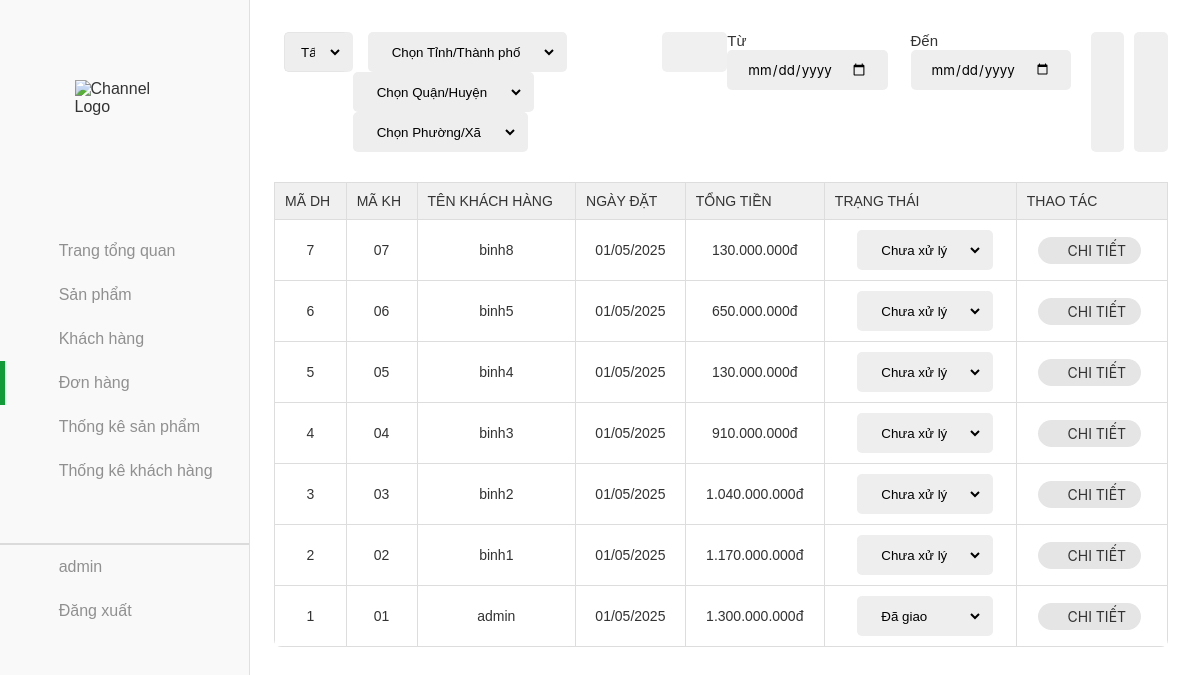
The app's page /donhang/donhang.php (signed in) with its own data.
### tables this page shows
CREATE TABLE `orders` (
  `id` int(11) NOT NULL,
  `customer_id` int(11) NOT NULL,
  `total` varchar(255) DEFAULT NULL,
  `note` text DEFAULT NULL,
  `payment_method` varchar(50) DEFAULT NULL,
  `delivery_type` varchar(50) DEFAULT NULL,
  `created_at` datetime NOT NULL DEFAULT current_timestamp(),
  `status` enum('chuaxuly','daxuly','dahuy','dagiao') NOT NULL DEFAULT 'chuaxuly',
  `recipient_name` varchar(255) NOT NULL,
  `recipient_phone` varchar(20) NOT NULL,
  `address` varchar(255) NOT NULL,
  `city_code` varchar(10) DEFAULT NULL,
  `city_name` varchar(100) DEFAULT NULL,
  `district_code` varchar(10) DEFAULT NULL,
  `district_name` varchar(100) DEFAULT NULL,
  `ward_code` varchar(10) DEFAULT NULL,
  `ward_name` varchar(100) DEFAULT NULL,
  `street_address` varchar(255) DEFAULT NULL
);

CREATE TABLE `customer` (
  `id` int(20) NOT NULL,
  `name` varchar(20) NOT NULL,
  `contact` varchar(11) NOT NULL,
  `joindate` datetime NOT NULL,
  `status` int(255) NOT NULL,
  `password` varchar(255) NOT NULL,
  `email` varchar(255) NOT NULL,
  `address` varchar(255) NOT NULL,
  `role` varchar(255) NOT NULL,
  `city_code` varchar(10) DEFAULT NULL,
  `city_name` varchar(100) DEFAULT NULL,
  `district_code` varchar(10) DEFAULT NULL,
  `district_name` varchar(100) DEFAULT NULL,
  `ward_code` varchar(10) DEFAULT NULL,
  `ward_name` varchar(100) DEFAULT NULL,
  `street_address` varchar(255) DEFAULT NULL
);

### donhang/donhang.php (the view, shortened to what this page needs)
<?php
include('../database.php');
$sql = "SELECT orders.*, customer.name AS customer_name, customer.city_code, customer.city_name, customer.district_code, customer.district_name, customer.ward_code, customer.ward_name
        FROM orders
        INNER JOIN customer ON orders.customer_id = customer.id
        WHERE 1=1";
$sql .= " ORDER BY orders.created_at DESC";
$stmt = $conn->prepare($sql);
$stmt->execute();
$result = $stmt->get_result();
$orders = [];
if ($result->num_rows > 0) {
    while ($row = $result->fetch_assoc()) {
        $orderId = $row['id'];
        $sql_details = "SELECT order_details.*, products.tensp, products.hinhanh
                        FROM order_details
                        INNER JOIN products ON order_details.product_id = products.id
                        WHERE order_details.order_id = $orderId";
        $details_result = $conn->query($sql_details);
        $details = [];
        while ($detail = $details_result->fetch_assoc()) {
            $details[] = $detail;
        }
        $row['details'] = $details;
        $orders[] = $row;
    }
}
?>
<!DOCTYPE html>
<html lang="en">
<head>
    <link rel="stylesheet" href="../assets/css/admin.css">
    <link href="../assets/font/font-awesome-pro-v6-6.2.0/css/all.min.css" rel="stylesheet" />
</head>
<body>
    <div class="container">
        <aside class="sidebar open">
            <div class="top-sidebar">
                <a href="#" class="channel-logo"><img src="../image/logo.png" alt="Channel Logo"></a>
                <div class="hidden-sidebar your-channel"><img src=""
                </div>
            </div>
            <div class="middle-sidebar">
                <ul class="sidebar-list">
                    <li class="sidebar-list-item tab-content ">
                        <a href="../admin.php" class="sidebar-link">
                            <div class="sidebar-icon"><i class="fa-light fa-house"></i></div>
                            <div class="hidden-sidebar">Trang tổng quan</div>
                        </a>
                    </li>
                    <li class="sidebar-list-item tab-content">
                        <a href="../sanpham/sanpham.php" class="sidebar-link">
                            <div class="sidebar-icon"><i class="fa-thin fa-motorcycle"></i></div>
                            <div class="hidden-sidebar">Sản phẩm</div>
                        </a>
                    </li>
                    <li class="sidebar-list-item tab-content ">
                        <a href="../khachhang/khachhang.php" class="sidebar-link">
                            <div class="sidebar-icon"><i class="fa-light fa-users"></i></div>
                            <div class="hidden-sidebar">Khách hàng</div>
                        </a>
                    </li>
                    <li class="sidebar-list-item tab-content active">
                        <a href="../donhang/donhang.php" class="sidebar-link">
                            <div class="sidebar-icon"><i class="fa-light fa-basket-shopping"></i></div>
                            <div class="hidden-sidebar">Đơn hàng</div>
                        </a>
                    </li>
                    <li class="sidebar-list-item tab-content">
                        <a href="../thongkesp/thongke.php" class="sidebar-link">
                            <div class="sidebar-icon"><i class="fa-light fa-chart-simple"></i></div>
                            <div class="hidden-sidebar">Thống kê sản phẩm</div>
                        </a>
                    </li>
                    <li class="sidebar-list-item tab-content">
                        <a href="../thongkekh/thongkekh.php" class="sidebar-link">
                            <div class="sidebar-icon"><i class="fa-light fa-chart-simple"></i></div>
                            <div class="hidden-sidebar">Thống kê khách hàng</div>
                        </a>
                    </li>
                    <li class="sidebar-list-item user-logout" style="border-top: 2px solid rgba(0,0,0,0.12);">
                        <a href="#" class="sidebar-link">
                            <div class="sidebar-icon"><i class="fa-light fa-circle-user"></i></div>
                            <div class="hidden-sidebar" id="name-acc">
                                <?php echo $_SESSION['username']; ?>
                            </div>
                        </a>
                    </li>
                    <li class="sidebar-list-item user-logout">
                        <a class="sidebar-link" style="cursor:pointer">
                            <div class="sidebar-icon"><i class="fa-light fa-arrow-right-from-bracket"></i></div>
                            <div class="hidden-sidebar" id="logoutacc">Đăng xuất</div>
                        </a>
                    </li>
                </ul>
            </div>
        </aside>
        <main class="content">
            <div class="section">
                <div class="admin-control">
                    <form method="GET" action="" class="admin-control-wrapper" style="width: 100%;display: flex;justify-content: space-between;">
                        <div class="admin-control-left">
                            <select name="status" class="form-control" onchange="this.form.submit()">
                                <option value="4" <?php echo (isset($_GET['status']) && $_GET['status'] == '4') ? 'selected' : ''; ?>>Tất cả</option>
                            </select>
                        </div>
                        <div class="admin-control-location">
                            <select name="city" id="city"  onchange="loadDistricts(this.value)" style="margin-left:25px;">
                                <option value="">Chọn Tỉnh/Thành phố</option>
                            </select>
                            <select name="district" id="district"  onchange="loadWards(this.value)">
                                <option value="">Chọn Quận/Huyện</option>
                            </select>
                            <select name="ward" id="ward" >
                                <option value="">Chọn Phường/Xã</option>
                            </select>
                        </div>
                        <div class="admin-control-center">
                            <div class="form-search">
                                <span class="search-btn"><i class="fa-light fa-magnifying-glass"></i></span>
                                <input type="text" name="search" class="form-search-input"
                                    value="<?php echo isset($_GET['search']) ? htmlspecialchars($_GET['search']) : ''; ?>"
                                    placeholder="Tìm kiếm mã đơn, mã khách hàng, tên khách hàng...">
                            </div>
                        </div>
                        <div class="admin-control-right">
                            <div class="fillter-date">
                                <div>
                                    <label for="time-start">Từ</label>
                                    <input type="date" name="start_date" class="form-control-date"
                                        value="<?php echo isset($_GET['start_date']) && $_GET['start_date'] !== '0' ? $_GET['start_date'] : ''; ?>">
                                </div>
                                <div>
                                    <label for="time-end">Đến</label>
                                    <input type="date" name="end_date" class="form-control-date"
                                        value="<?php echo isset($_GET['end_date']) && $_GET['end_date'] !== '0' ? $_GET['end_date'] : ''; ?>">
                                </div>
                                <button type="submit" class="btn-reset-order"><i class="fa-light fa-filter"></i></button>
                                <button id="resetButton" class="btn-reset-order"><i class="fa-light fa-arrow-rotate-right"></i></button>
                            </div>
                        </div>
                    </form>
                </div>
                <div class="table">
                    <table width="100%">
                        <thead>
                            <tr>
                                <td>Mã DH</td>
                                <td>Mã KH</td>
                                <td>Tên khách hàng</td>
                                <td>Ngày đặt</td>
                                <td>Tổng tiền</td>
                                <td>Trạng thái</td>
                                <td>Thao tác</td>
                            </tr>
                        </thead>
                        <tbody id="showOrder">
                            <?php if (count($orders) > 0): ?>
                                <?php foreach ($orders as $order): ?>
                                    <tr>
                                        <td><?php echo $order['id']; ?></td>
                                        <td><?php echo str_pad($order['customer_id'], 2, '0', STR_PAD_LEFT); ?></td>
                                        <td><?php echo htmlspecialchars($order['customer_name']); ?></td>
                                        <td><?php echo date('d/m/Y', strtotime($order['created_at'])); ?></td>
                                        <td><?php echo number_format($order['total'], 0, ',', '.') . 'đ'; ?></td>
                                        <td>
                                            <form method="POST" action="" class="status-form">
                                                <select name="new_status" onchange="this.form.submit()">
                                                    <option value="chuaxuly" <?php echo $order['status'] == 'chuaxuly' ? 'selected' : ''; ?>>Chưa xử lý</option>
                                                    <option value="dagiao" <?php echo $order['status'] == 'dagiao' ? 'selected' : ''; ?>>Đã giao</option>
                                                </select>
                                            </form>
                                        </td>
                                        <td class="control">
                                            <form method="GET" action="" style="display: inline;">
                                                <button type="submit" class="btn-detail">
                                                    <i class="fa-regular fa-eye"></i> Chi tiết
                                                </button>
                                            </form>
                                        </td>
                                    </tr>
                                <?php endforeach; ?>
                            <?php else: ?>
                                <tr>
                                    <td colspan="7" class="no-products">Không có đơn hàng nào!</td>
                                </tr>
                            <?php endif; ?>
                        </tbody>
                    </table>
                </div>
            </div>
        </main>
    </div>
</body>
</html>

### records on screen
orders: id "7", customer "07", customer.name "binh8", created_at "01/05/2025", total "130.000.000", new_status "Chưa xử lý"
orders: id "6", customer "06", customer.name "binh5", created_at "01/05/2025", total "650.000.000", new_status "Chưa xử lý"
orders: id "5", customer "05", customer.name "binh4", created_at "01/05/2025", total "130.000.000", new_status "Chưa xử lý"
orders: id "4", customer "04", customer.name "binh3", created_at "01/05/2025", total "910.000.000", new_status "Chưa xử lý"
orders: id "3", customer "03", customer.name "binh2", created_at "01/05/2025", total "1.040.000.000", new_status "Chưa xử lý"
orders: id "2", customer "02", customer.name "binh1", created_at "01/05/2025", total "1.170.000.000", new_status "Chưa xử lý"
orders: id "1", customer "01", customer.name "admin", created_at "01/05/2025", total "1.300.000.000", new_status "Đã giao"

### other values on screen
$_SESSION['username'] "admin"
